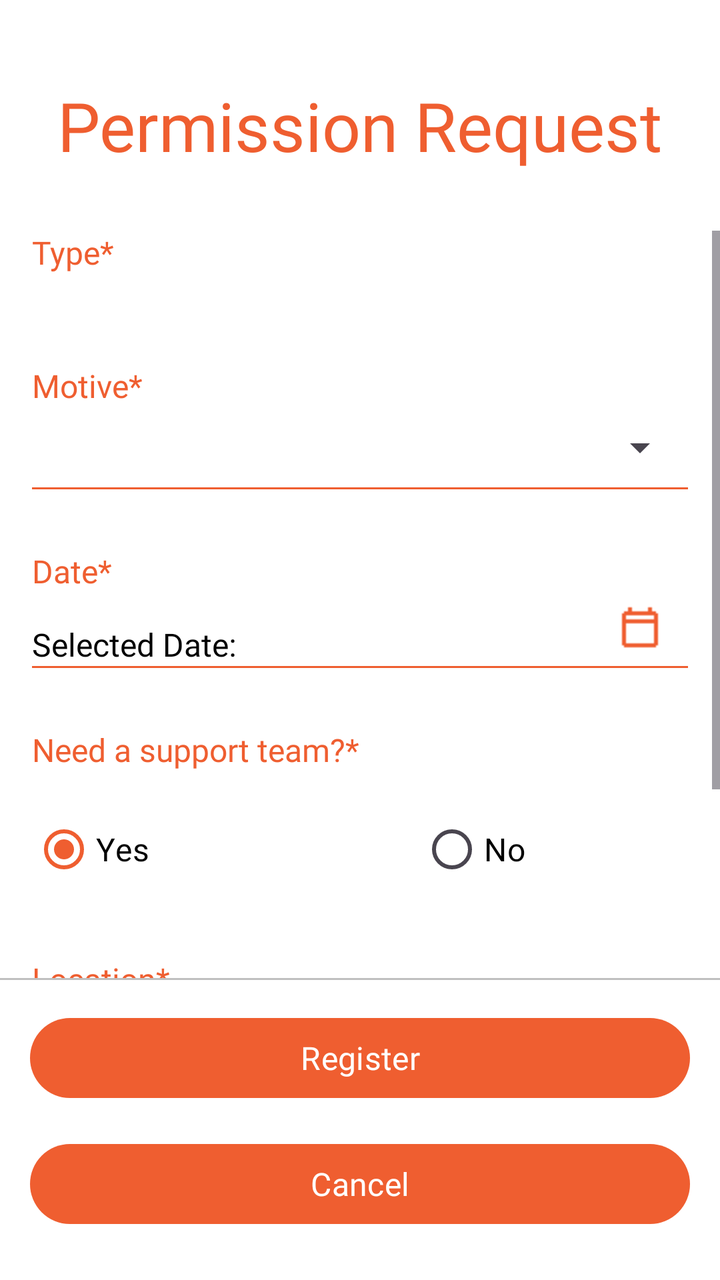
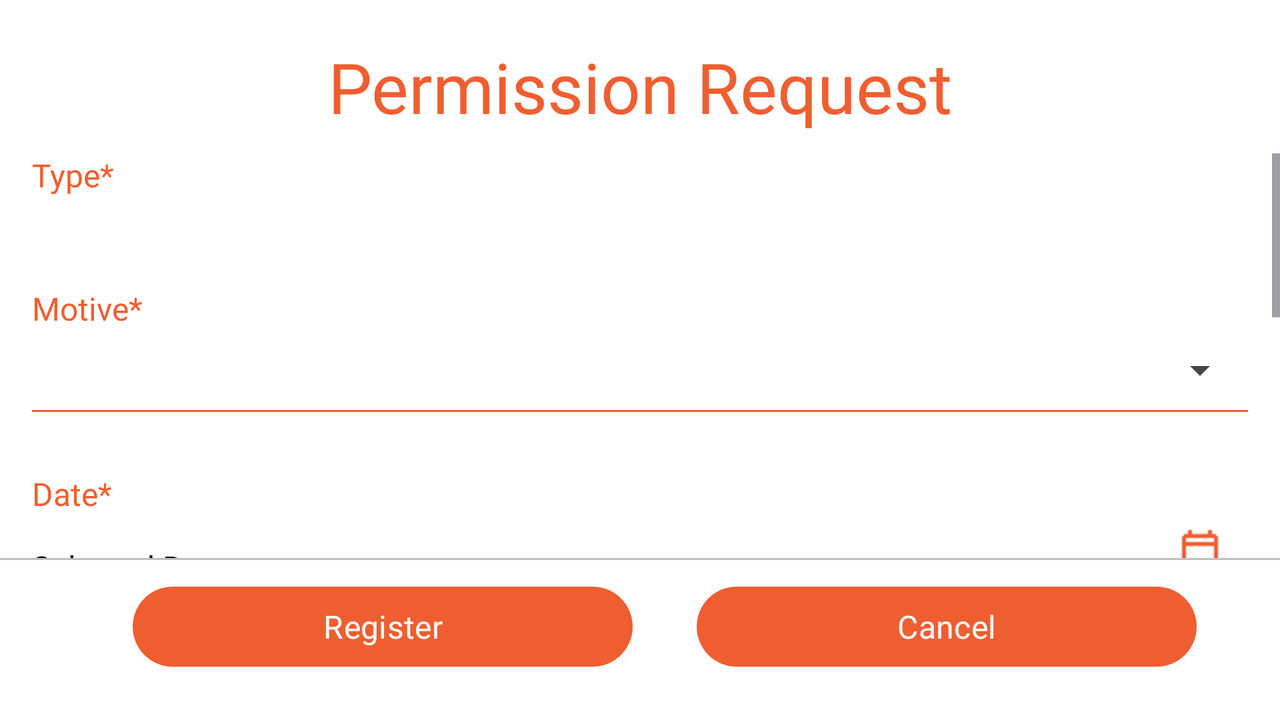

The same Android screen from two of the app's own layout files: first res/layout/ as a phone draws it, then the repository's variant for another configuration, drawn on a device whose configuration selects that folder. Both files follow.
<!-- AndroidManifest.xml: application theme Theme.QueimaSegura -->
<!-- res/layout/activity_request.xml -->
<?xml version="1.0" encoding="utf-8"?>
<androidx.constraintlayout.widget.ConstraintLayout xmlns:android="http://schemas.android.com/apk/res/android"
    xmlns:app="http://schemas.android.com/apk/res-auto"
    xmlns:tools="http://schemas.android.com/tools"
    android:id="@+id/permissionRequestPage"
    android:layout_width="match_parent"
    android:layout_height="match_parent"
    android:background="#FFFFFF"
    tools:context=".common.fire.CreateFireActivity">

    <TextView
        android:id="@+id/textViewTitle"
        android:layout_width="wrap_content"
        android:layout_height="wrap_content"
        android:layout_marginTop="40dp"
        android:fontFamily="@font/karma_bold"
        android:text="@string/perm_req"
        android:textColor="@color/colorPrimary"
        android:textSize="34sp"
        app:layout_constraintTop_toTopOf="parent"
        app:layout_constraintStart_toStartOf="parent"
        app:layout_constraintEnd_toEndOf="parent" />

    <ScrollView
        android:id="@+id/scrollViewRequest"
        android:layout_width="0dp"
        android:layout_height="0dp"
        android:layout_marginTop="30dp"
        app:layout_constraintBottom_toTopOf="@+id/textViewLine4"
        app:layout_constraintEnd_toEndOf="parent"
        app:layout_constraintStart_toStartOf="parent"
        app:layout_constraintTop_toBottomOf="@+id/textViewTitle">

        <androidx.constraintlayout.widget.ConstraintLayout
            android:id="@+id/scrollViewConstraintLayout"
            android:layout_width="match_parent"
            android:layout_height="wrap_content">

            <TextView
                android:id="@+id/textViewType"
                android:layout_width="wrap_content"
                android:layout_height="wrap_content"
                android:layout_marginStart="16dp"
                android:fontFamily="@font/karma_bold"
                android:text="@string/type_asterisc"
                android:textColor="@color/colorPrimary"
                android:textSize="16sp"
                app:layout_constraintStart_toStartOf="parent"
                app:layout_constraintTop_toTopOf="parent" />

            <RadioGroup
                android:id="@+id/radioGroupType"
                android:layout_width="0dp"
                android:layout_height="wrap_content"
                android:layout_marginStart="16dp"
                android:layout_marginTop="15dp"
                android:layout_marginEnd="16dp"
                android:checkedButton="@+id/radioTypeButton"
                android:orientation="horizontal"
                app:layout_constraintEnd_toEndOf="parent"
                app:layout_constraintStart_toStartOf="parent"
                app:layout_constraintTop_toBottomOf="@+id/textViewType" />

            <TextView
                android:id="@+id/textViewMotive"
                android:layout_width="wrap_content"
                android:layout_height="wrap_content"
                android:layout_marginStart="16dp"
                android:layout_marginTop="30dp"
                android:fontFamily="@font/karma_bold"
                android:text="@string/motive_asterisc"
                android:textColor="@color/colorPrimary"
                android:textSize="16sp"
                app:layout_constraintStart_toStartOf="parent"
                app:layout_constraintTop_toBottomOf="@+id/radioGroupType" />

            <Spinner
                android:id="@+id/spinnerReason"
                android:layout_width="0dp"
                android:layout_height="wrap_content"
                android:layout_marginStart="16dp"
                android:layout_marginTop="8dp"
                android:layout_marginEnd="16dp"
                app:layout_constraintEnd_toEndOf="parent"
                app:layout_constraintStart_toStartOf="parent"
                app:layout_constraintTop_toBottomOf="@+id/textViewMotive" />

            <TextView
                android:id="@+id/textViewLine"
                android:layout_width="0dp"
                android:layout_height="1dp"
                android:layout_marginStart="16dp"
                android:layout_marginTop="8dp"
                android:layout_marginEnd="16dp"
                android:background="@color/colorPrimary"
                app:layout_constraintEnd_toEndOf="parent"
                app:layout_constraintStart_toStartOf="parent"
                app:layout_constraintTop_toBottomOf="@+id/spinnerReason" />

            <TextView
                android:id="@+id/textViewDate"
                android:layout_width="wrap_content"
                android:layout_height="wrap_content"
                android:layout_marginStart="16dp"
                android:layout_marginTop="30dp"
                android:fontFamily="@font/karma_bold"
                android:text="@string/date_asterisc"
                android:textColor="@color/colorPrimary"
                android:textSize="16sp"
                app:layout_constraintStart_toStartOf="parent"
                app:layout_constraintTop_toBottomOf="@+id/textViewLine" />

            <TextView
                android:id="@+id/textViewDateShow"
                android:layout_width="wrap_content"
                android:layout_height="wrap_content"
                android:layout_marginStart="16dp"
                android:layout_marginTop="15dp"
                android:fontFamily="@font/karma_medium"
                android:text="@string/create_fire_date"
                android:textColor="@color/black"
                android:textSize="16sp"
                app:layout_constraintStart_toStartOf="parent"
                app:layout_constraintTop_toBottomOf="@+id/textViewDate" />

            <TextView
                android:id="@+id/textViewLine2"
                android:layout_width="0dp"
                android:layout_height="1dp"
                android:layout_marginStart="16dp"
                android:layout_marginEnd="16dp"
                android:background="@color/colorPrimary"
                app:layout_constraintEnd_toEndOf="parent"
                app:layout_constraintStart_toStartOf="parent"
                app:layout_constraintTop_toBottomOf="@+id/textViewDateShow" />

            <ImageButton
                android:id="@+id/imageButtonDate"
                android:layout_width="48dp"
                android:layout_height="48dp"
                android:layout_marginEnd="16dp"
                android:background="#00FFFFFF"
                android:contentDescription="@string/calendar_vector"
                app:layout_constraintBottom_toTopOf="@+id/textViewLine2"
                app:layout_constraintEnd_toEndOf="parent"
                app:layout_constraintTop_toBottomOf="@+id/textViewDate"
                app:srcCompat="@drawable/calendar" />

            <TextView
                android:id="@+id/textViewSuppTeam"
                android:layout_width="wrap_content"
                android:layout_height="wrap_content"
                android:layout_marginStart="16dp"
                android:layout_marginTop="30dp"
                android:fontFamily="@font/karma_bold"
                android:text="@string/supp_team_question"
                android:textColor="@color/colorPrimary"
                android:textSize="16sp"
                app:layout_constraintStart_toStartOf="parent"
                app:layout_constraintTop_toBottomOf="@+id/textViewLine2" />

            <RadioGroup
                android:id="@+id/radioGroupSuppTeam"
                android:layout_width="0dp"
                android:layout_height="wrap_content"
                android:layout_marginStart="16dp"
                android:layout_marginTop="15dp"
                android:layout_marginEnd="16dp"
                android:orientation="horizontal"
                app:layout_constraintEnd_toEndOf="parent"
                app:layout_constraintStart_toStartOf="parent"
                app:layout_constraintTop_toBottomOf="@+id/textViewSuppTeam">

                <RadioButton
                    android:id="@+id/radioButtonYes"
                    android:layout_width="wrap_content"
                    android:layout_height="wrap_content"
                    android:buttonTint="@color/colorPrimary"
                    android:checked="true"
                    android:fontFamily="@font/karma_medium"
                    android:text="@string/yes"
                    android:textColor="@color/black"
                    android:textSize="16sp" />

                <RadioButton
                    android:id="@+id/radioButtonNo"
                    android:layout_width="wrap_content"
                    android:layout_height="wrap_content"
                    android:layout_marginStart="135dp"
                    android:buttonTint="@color/colorPrimary"
                    android:checked="false"
                    android:fontFamily="@font/karma_medium"
                    android:text="@string/no"
                    android:textColor="@color/black"
                    android:textSize="16sp" />
            </RadioGroup>

            <TextView
                android:id="@+id/textViewLocation"
                android:layout_width="wrap_content"
                android:layout_height="wrap_content"
                android:layout_marginStart="16dp"
                android:layout_marginTop="30dp"
                android:fontFamily="@font/karma_bold"
                android:text="@string/location"
                android:textColor="@color/colorPrimary"
                android:textSize="16sp"
                app:layout_constraintStart_toStartOf="parent"
                app:layout_constraintTop_toBottomOf="@+id/radioGroupSuppTeam" />

            <Button
                android:id="@+id/buttonPostCode"
                android:layout_width="171dp"
                android:layout_height="wrap_content"
                android:layout_marginStart="16dp"
                android:layout_marginTop="15dp"
                android:background="@drawable/requests_btn"
                android:text="@string/post_code"
                android:textColor="@color/white"
                app:layout_constraintStart_toStartOf="parent"
                app:layout_constraintTop_toBottomOf="@+id/textViewLocation" />

            <Button
                android:id="@+id/buttonMap"
                android:layout_width="171dp"
                android:layout_height="wrap_content"
                android:layout_marginEnd="16dp"
                android:background="@drawable/requests_btn"
                android:text="@string/map"
                android:textColor="@color/white"
                app:layout_constraintEnd_toEndOf="parent"
                app:layout_constraintTop_toTopOf="@+id/buttonPostCode" />

            <TextView
                android:id="@+id/textViewYourLocation"
                android:layout_width="wrap_content"
                android:layout_height="wrap_content"
                android:layout_marginStart="16dp"
                android:layout_marginTop="15dp"
                android:layout_marginBottom="15dp"
                android:fontFamily="@font/karma_bold"
                android:text="@string/your_location"
                android:textColor="@color/colorPrimary"
                android:textSize="16sp"
                app:layout_constraintBottom_toBottomOf="parent"
                app:layout_constraintStart_toStartOf="parent"
                app:layout_constraintTop_toBottomOf="@+id/buttonMap"
                app:layout_constraintVertical_bias="0.0" />

            <TextView
                android:id="@+id/textViewOutputLocation"
                android:layout_width="0dp"
                android:layout_height="wrap_content"
                android:layout_marginStart="10dp"
                android:layout_marginTop="15dp"
                android:layout_marginEnd="16dp"
                android:fontFamily="@font/karma_bold"
                android:lineSpacingMultiplier="0.8"
                android:textColor="@color/black"
                android:textSize="16sp"
                app:layout_constraintEnd_toEndOf="parent"
                app:layout_constraintStart_toEndOf="@+id/textViewYourLocation"
                app:layout_constraintTop_toBottomOf="@+id/buttonMap" />

        </androidx.constraintlayout.widget.ConstraintLayout>
    </ScrollView>

    <TextView
        android:id="@+id/textViewLine4"
        android:layout_width="411dp"
        android:layout_height="1dp"
        android:layout_marginBottom="150dp"
        android:background="@color/colorAccent"
        app:layout_constraintBottom_toBottomOf="parent"
        app:layout_constraintEnd_toEndOf="parent"
        app:layout_constraintStart_toStartOf="parent" />

    <Button
        android:id="@+id/buttonRegister"
        android:layout_width="330dp"
        android:layout_height="wrap_content"
        android:layout_marginStart="16dp"
        android:layout_marginTop="15dp"
        android:layout_marginEnd="16dp"
        android:fontFamily="@font/karma_bold"
        android:text="@string/register_btn"
        android:textColor="@color/white"
        android:textSize="16sp"
        app:layout_constraintEnd_toEndOf="parent"
        app:layout_constraintStart_toStartOf="parent"
        app:layout_constraintTop_toBottomOf="@+id/textViewLine4" />

    <Button
        android:id="@+id/buttonCancel"
        android:layout_width="330dp"
        android:layout_height="wrap_content"
        android:layout_marginStart="16dp"
        android:layout_marginTop="15dp"
        android:layout_marginEnd="16dp"
        android:fontFamily="@font/karma_bold"
        android:text="@string/cancel_btn"
        android:textColor="@color/white"
        android:textSize="16sp"
        app:layout_constraintEnd_toEndOf="parent"
        app:layout_constraintStart_toStartOf="parent"
        app:layout_constraintTop_toBottomOf="@+id/buttonRegister" />



</androidx.constraintlayout.widget.ConstraintLayout>
<!-- resources referenced by this layout -->
<resources>
  <color name="black">#FF000000</color>
  <color name="colorAccent">#BFBFBF</color>
  <color name="colorPrimary">#EF5E30</color>
  <color name="white">#FFFFFFFF</color>
  <!-- drawable calendar: png bitmap (drawable, 2426 bytes) -->
  <!-- drawable requests_btn (drawable) -->
  <?xml version="1.0" encoding="utf-8"?>
  <shape xmlns:android="http://schemas.android.com/apk/res/android">
      <solid android:color="@color/white"/>
      <stroke
          android:width="2dp"
          android:color="@color/colorPrimary"/>
      <corners
          android:topLeftRadius="15dp"
          android:topRightRadius="15dp"
          android:bottomLeftRadius="15dp"
          android:bottomRightRadius="15dp" />
  </shape>
  <string name="calendar_vector">Calendar</string>
  <string name="cancel_btn">Cancel</string>
  <string name="create_fire_date">Selected Date: </string>u
  <string name="date_asterisc">Date*</string>
  <string name="location">Location*</string>
  <string name="map">Map</string>
  <string name="motive_asterisc">Motive*</string>
  <string name="no">No</string>
  <string name="perm_req">Permission Request</string>
  <string name="post_code">Postcode</string>
  <string name="register_btn">Register</string>
  <string name="supp_team_question">Need a support team?*</string>
  <string name="type_asterisc">Type*</string>
  <string name="yes">Yes</string>
  <string name="your_location">Your Location:</string>
  <style name="Theme.QueimaSegura" parent="Base.Theme.QueimaSegura" />
  <style name="Base.Theme.QueimaSegura" parent="Theme.Material3.DayNight.NoActionBar">
          
          <item name="colorPrimary">@color/colorPrimary</item>
          <item name="colorAccent">@color/colorAccent</item>
      </style>
</resources>
<!-- res/layout-land/activity_request.xml (the repository's variant of the layout above) -->
<!-- drawn on the phone turned sideways -->
<?xml version="1.0" encoding="utf-8"?>
<androidx.constraintlayout.widget.ConstraintLayout xmlns:android="http://schemas.android.com/apk/res/android"
    xmlns:app="http://schemas.android.com/apk/res-auto"
    xmlns:tools="http://schemas.android.com/tools"
    android:id="@+id/permissionRequestPage"
    android:layout_width="match_parent"
    android:layout_height="match_parent"
    android:background="#FFFFFF"
    tools:context=".common.fire.CreateFireActivity">

    <TextView
        android:id="@+id/textViewTitle"
        android:layout_width="wrap_content"
        android:layout_height="wrap_content"
        android:layout_marginTop="20dp"
        android:fontFamily="@font/karma_bold"
        android:text="@string/perm_req"
        android:textColor="@color/colorPrimary"
        android:textSize="35sp"
        app:layout_constraintTop_toTopOf="parent"
        app:layout_constraintStart_toStartOf="parent"
        app:layout_constraintEnd_toEndOf="parent" />

    <ScrollView
        android:id="@+id/scrollViewRequest"
        android:layout_width="0dp"
        android:layout_height="0dp"
        android:layout_marginTop="10dp"
        app:layout_constraintBottom_toTopOf="@+id/textViewLine4"
        app:layout_constraintEnd_toEndOf="parent"
        app:layout_constraintStart_toStartOf="parent"
        app:layout_constraintTop_toBottomOf="@+id/textViewTitle">

        <androidx.constraintlayout.widget.ConstraintLayout
            android:layout_width="match_parent"
            android:layout_height="wrap_content">

            <TextView
                android:id="@+id/textViewType"
                android:layout_width="wrap_content"
                android:layout_height="wrap_content"
                android:layout_marginStart="16dp"
                android:fontFamily="@font/karma_bold"
                android:text="@string/type_asterisc"
                android:textColor="@color/colorPrimary"
                android:textSize="16sp"
                app:layout_constraintStart_toStartOf="parent"
                app:layout_constraintTop_toTopOf="parent" />

            <RadioGroup
                android:id="@+id/radioGroupType"
                android:layout_width="0dp"
                android:layout_height="wrap_content"
                android:layout_marginStart="16dp"
                android:layout_marginTop="15dp"
                android:layout_marginEnd="16dp"
                android:checkedButton="@+id/radioTypeButton"
                android:orientation="horizontal"
                app:layout_constraintEnd_toEndOf="parent"
                app:layout_constraintStart_toStartOf="parent"
                app:layout_constraintTop_toBottomOf="@+id/textViewType">
            </RadioGroup>

            <TextView
                android:id="@+id/textViewMotive"
                android:layout_width="wrap_content"
                android:layout_height="wrap_content"
                android:layout_marginStart="16dp"
                android:layout_marginTop="30dp"
                android:fontFamily="@font/karma_bold"
                android:text="@string/motive_asterisc"
                android:textColor="@color/colorPrimary"
                android:textSize="16sp"
                app:layout_constraintStart_toStartOf="parent"
                app:layout_constraintTop_toBottomOf="@+id/radioGroupType" />

            <Spinner
                android:id="@+id/spinnerReason"
                android:layout_width="0dp"
                android:layout_height="wrap_content"
                android:layout_marginStart="16dp"
                android:layout_marginEnd="16dp"
                android:layout_marginTop="8dp"
                app:layout_constraintStart_toStartOf="parent"
                app:layout_constraintEnd_toEndOf="parent"
                app:layout_constraintTop_toBottomOf="@+id/textViewMotive" />

            <TextView
                android:id="@+id/textViewLine"
                android:layout_width="0dp"
                android:layout_height="1dp"
                android:layout_marginStart="16dp"
                android:layout_marginEnd="16dp"
                android:layout_marginTop="8dp"
                android:background="@color/colorPrimary"
                app:layout_constraintEnd_toEndOf="parent"
                app:layout_constraintStart_toStartOf="parent"
                app:layout_constraintTop_toBottomOf="@+id/spinnerReason" />

            <TextView
                android:id="@+id/textViewDate"
                android:layout_width="wrap_content"
                android:layout_height="wrap_content"
                android:layout_marginStart="16dp"
                android:layout_marginTop="30dp"
                android:fontFamily="@font/karma_bold"
                android:text="@string/date_asterisc"
                android:textColor="@color/colorPrimary"
                android:textSize="16sp"
                app:layout_constraintStart_toStartOf="parent"
                app:layout_constraintTop_toBottomOf="@+id/textViewLine" />

            <TextView
                android:id="@+id/textViewDateShow"
                android:layout_width="wrap_content"
                android:layout_height="wrap_content"
                android:layout_marginStart="16dp"
                android:layout_marginTop="15dp"
                android:fontFamily="@font/karma_medium"
                android:text="@string/create_fire_date"
                android:textColor="@color/black"
                android:textSize="16sp"
                app:layout_constraintStart_toStartOf="parent"
                app:layout_constraintTop_toBottomOf="@+id/textViewDate" />

            <TextView
                android:id="@+id/textViewLine2"
                android:layout_width="0dp"
                android:layout_height="1dp"
                android:layout_marginStart="16dp"
                android:layout_marginEnd="16dp"
                android:background="@color/colorPrimary"
                app:layout_constraintEnd_toEndOf="parent"
                app:layout_constraintStart_toStartOf="parent"
                app:layout_constraintTop_toBottomOf="@+id/textViewDateShow" />

            <ImageButton
                android:id="@+id/imageButtonDate"
                android:layout_width="48dp"
                android:layout_height="48dp"
                android:layout_marginEnd="16dp"
                android:background="#00FFFFFF"
                android:contentDescription="@string/calendar_vector"
                app:layout_constraintBottom_toTopOf="@+id/textViewLine2"
                app:layout_constraintEnd_toEndOf="parent"
                app:layout_constraintTop_toBottomOf="@+id/textViewDate"
                app:srcCompat="@drawable/calendar" />

            <TextView
                android:id="@+id/textViewSuppTeam"
                android:layout_width="wrap_content"
                android:layout_height="wrap_content"
                android:layout_marginStart="16dp"
                android:layout_marginTop="30dp"
                android:fontFamily="@font/karma_bold"
                android:text="@string/supp_team_question"
                android:textColor="@color/colorPrimary"
                android:textSize="16sp"
                app:layout_constraintStart_toStartOf="parent"
                app:layout_constraintTop_toBottomOf="@+id/textViewLine2" />

            <RadioGroup
                android:id="@+id/radioGroupSuppTeam"
                android:layout_width="0dp"
                android:layout_height="wrap_content"
                android:layout_marginStart="16dp"
                android:layout_marginTop="15dp"
                android:layout_marginEnd="16dp"
                android:orientation="horizontal"
                app:layout_constraintEnd_toEndOf="parent"
                app:layout_constraintStart_toStartOf="parent"
                app:layout_constraintTop_toBottomOf="@+id/textViewSuppTeam">

                <RadioButton
                    android:id="@+id/radioButtonYes"
                    android:layout_width="wrap_content"
                    android:layout_height="wrap_content"
                    android:buttonTint="@color/colorPrimary"
                    android:checked="true"
                    android:fontFamily="@font/karma_medium"
                    android:text="@string/yes"
                    android:textColor="@color/black"
                    android:textSize="16sp" />

                <RadioButton
                    android:id="@+id/radioButtonNo"
                    android:layout_width="wrap_content"
                    android:layout_height="wrap_content"
                    android:layout_marginStart="135dp"
                    android:buttonTint="@color/colorPrimary"
                    android:checked="false"
                    android:fontFamily="@font/karma_medium"
                    android:text="@string/no"
                    android:textColor="@color/black"
                    android:textSize="16sp" />
            </RadioGroup>

            <TextView
                android:id="@+id/textViewLocation"
                android:layout_width="wrap_content"
                android:layout_height="wrap_content"
                android:layout_marginStart="16dp"
                android:layout_marginTop="30dp"
                android:fontFamily="@font/karma_bold"
                android:text="@string/location"
                android:textColor="@color/colorPrimary"
                android:textSize="16sp"
                app:layout_constraintStart_toStartOf="parent"
                app:layout_constraintTop_toBottomOf="@+id/radioGroupSuppTeam" />

            <Button
                android:id="@+id/buttonPostCode"
                android:layout_width="171dp"
                android:layout_height="wrap_content"
                android:layout_marginStart="16dp"
                android:layout_marginTop="15dp"
                android:background="@drawable/requests_btn"
                android:text="@string/post_code"
                android:textColor="@color/white"
                app:layout_constraintStart_toStartOf="parent"
                app:layout_constraintTop_toBottomOf="@+id/textViewLocation" />

            <Button
                android:id="@+id/buttonMap"
                android:layout_width="171dp"
                android:layout_height="wrap_content"

                android:layout_marginEnd="220dp"
                android:background="@drawable/requests_btn"
                android:text="@string/map"
                android:textColor="@color/white"
                app:layout_constraintEnd_toEndOf="parent"
                app:layout_constraintTop_toTopOf="@+id/buttonPostCode" />

            <TextView
                android:id="@+id/textViewYourLocation"
                android:layout_width="wrap_content"
                android:layout_height="wrap_content"
                android:layout_marginStart="16dp"
                android:layout_marginTop="15dp"
                android:layout_marginBottom="15dp"
                android:fontFamily="@font/karma_bold"
                android:text="@string/your_location"
                android:textColor="@color/colorPrimary"
                android:textSize="16sp"
                app:layout_constraintBottom_toBottomOf="parent"
                app:layout_constraintStart_toStartOf="parent"
                app:layout_constraintTop_toBottomOf="@+id/buttonMap" />

            <TextView
                android:id="@+id/textViewOutputLocation"
                android:layout_width="wrap_content"
                android:layout_height="wrap_content"
                android:layout_marginStart="10dp"
                android:layout_marginTop="15dp"
                android:layout_marginBottom="15dp"
                android:fontFamily="@font/karma_bold"
                android:textSize="16sp"
                app:layout_constraintBottom_toBottomOf="parent"
                app:layout_constraintStart_toEndOf="@+id/textViewYourLocation"
                app:layout_constraintTop_toBottomOf="@+id/buttonMap" />

        </androidx.constraintlayout.widget.ConstraintLayout>
    </ScrollView>

    <TextView
        android:id="@+id/textViewLine4"
        android:layout_width="match_parent"
        android:layout_height="1dp"
        android:layout_marginBottom="80dp"
        android:background="@color/colorAccent"
        app:layout_constraintBottom_toBottomOf="parent"
        app:layout_constraintEnd_toEndOf="parent"
        app:layout_constraintStart_toStartOf="parent" />

    <LinearLayout
        app:layout_constraintBottom_toBottomOf="parent"
        android:layout_marginBottom="15dp"
        android:layout_width="match_parent"
        android:layout_height="wrap_content"
        android:layout_marginStart="25dp"
        android:orientation="horizontal"
        android:gravity="center">

        <Button
            android:id="@+id/buttonRegister"
            android:layout_width="250dp"
            android:layout_height="wrap_content"
            android:layout_marginStart="16dp"
            android:layout_marginTop="15dp"
            android:layout_marginEnd="16dp"
            android:fontFamily="@font/karma_bold"
            android:text="@string/register_btn"
            android:textColor="@color/white"
            android:textSize="16sp"
            android:layout_marginBottom="10dp"
            app:layout_constraintEnd_toEndOf="parent"
            app:layout_constraintStart_toStartOf="parent"
            app:layout_constraintTop_toBottomOf="@+id/textViewLine4" />

        <Button
            android:id="@+id/buttonCancel"
            android:layout_width="250dp"
            android:layout_height="wrap_content"
            android:layout_marginStart="16dp"
            android:layout_marginTop="15dp"
            android:layout_marginEnd="16dp"
            android:fontFamily="@font/karma_bold"
            android:text="@string/cancel_btn"
            android:textColor="@color/white"
            android:textSize="16sp"
            android:layout_marginBottom="10dp"
            app:layout_constraintEnd_toEndOf="parent"
            app:layout_constraintStart_toStartOf="parent"
            app:layout_constraintTop_toBottomOf="@+id/buttonRegister" />
    </LinearLayout>
</androidx.constraintlayout.widget.ConstraintLayout>
